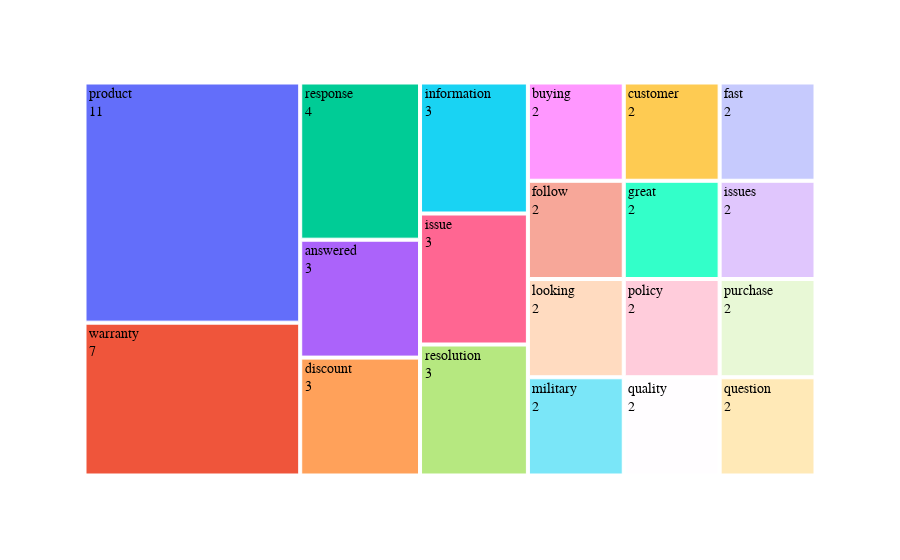

Notebook source saved alongside this figure:
### Markdown cell above
满意的问卷中others出现词

### Code cell
satis_df=data[(data['Question 3 Response']=='Others')&(data['Unsatisfactory_survey']==0)]['Question Other Response 3'].apply(lambda x:textrank(x,2))
words_list=[i.lower() for word in satis_df for i in word if i.lower() not in stop_words]

satis_word_count=Counter(words_list)

wordcount_df=pd.DataFrame(data=dict(satis_word_count).values(),index=dict(satis_word_count).keys()).reset_index()
wordcount_df.columns=['Word','Count']
wordcount_df=wordcount_df.sort_values(ascending=False,by='Count')[:20]


fig=px.treemap(wordcount_df,
           path=['Word'],
           values='Count',
           color_continuous_scale='')
        
fig.update_traces(
    texttemplate='%{label}<br>%{value}',  # 显示 单词 + 计数
    insidetextfont=dict(size=14, color='black', family='Arial'),  # 字体颜色 & 大小
)


fig.show()

### Figure 1 — Plotly figure (JSON) as saved in the notebook; plotly's stock layout.template omitted (floating-point values rounded to 4 significant figures)
{"data": [{"branchvalues": "total", "domain": {"x": [0, 1], "y": [0, 1]}, "hovertemplate": "labels=%{label}<br>Count=%{value}<br>parent=%{parent}<br>id=%{id}<extra></extra>", "ids": ["answered", "buying", "customer", "discount", "fast", "follow", "great", "information", "issue", "issues", "looking", "military", "policy", "product", "purchase", "quality", "question", "resolution", "response", "warranty"], "insidetextfont": {"color": "black", "family": "Arial", "size": 14}, "labels": ["answered", "buying", "customer", "discount", "fast", "follow", "great", "information", "issue", "issues", "looking", "military", "policy", "product", "purchase", "quality", "question", "resolution", "response", "warranty"], "name": "", "parents": ["", "", "", "", "", "", "", "", "", "", "", "", "", "", "", "", "", "", "", ""], "texttemplate": "%{label}<br>%{value}", "type": "treemap", "values": [3, 2, 2, 3, 2, 2, 2, 3, 3, 2, 2, 2, 2, 11, 2, 2, 2, 3, 4, 7]}], "layout": {"legend": {"tracegroupgap": 0}, "margin": {"t": 60}}}
